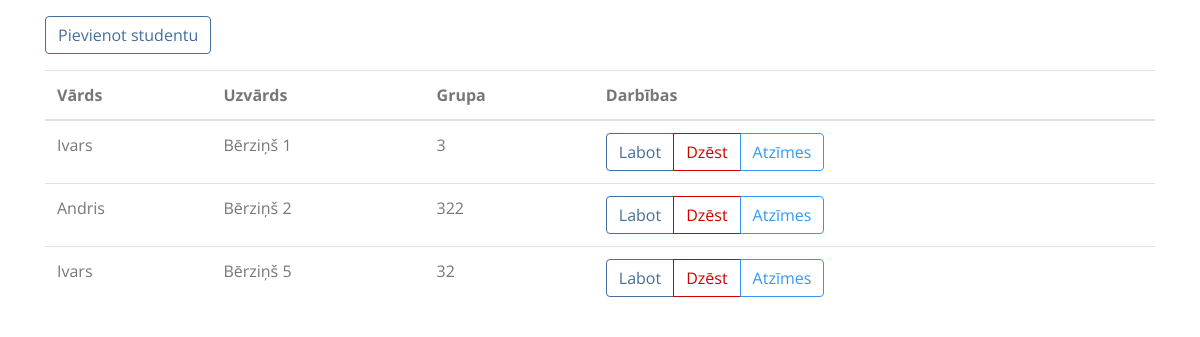
The page / on the database its author committed.
### tables this page shows
CREATE TABLE IF NOT EXISTS `studenti` (
  `id_stud` int(11) NOT NULL AUTO_INCREMENT,
  `vards` varchar(40) NOT NULL,
  `uzvards` varchar(40) NOT NULL,
  `epasts` varchar(45) NOT NULL,
  `grupa` varchar(4) NOT NULL,
  PRIMARY KEY (`id_stud`)
);

### funkcijas.php (called while the page is built, shortened)
<?php
$servername = "localhost";
$username = "root";
$password = "";
$dbname = "ltpc_pv";
$db_charset = "utf8mb4";
$conn = new PDO("mysql:host=$servername;dbname=$dbname;charset=$db_charset", $username, $password);
function getdata(){
	global $conn;
	$sql = "SELECT * FROM `studenti` order by `uzvards` asc, `vards` asc ";
	$results = $conn->prepare($sql);
	$results->execute();
	if ($results->rowCount() > 0) {
		return $results;
	} else {
		return false;
	}
}

### index.php (the view, shortened to what this page needs)
<?php
include 'funkcijas.php';
$results = getdata();
include 'layout.php';
?>
<div class="form-group mt-3">
	<a href="pievienot.php" class="btn btn-outline-primary">Pievienot studentu</a>
</div>
<?php
if($results) :?>
<table class="table table-hover">
  <thead>
    <tr>
      <th scope="col">Vārds</th>
      <th scope="col">Uzvārds</th>
      <th scope="col">Grupa</th>
      <th scope="col">Darbības</th>
    </tr>
  </thead>
  <tbody>
<?php foreach($results as $result) :?>
    <tr>
		<td><?=$result['vards']?></td>
		<td><?=$result['uzvards']?></td>
		<td><?=$result['grupa']?></td>
		<td>
			<div class="btn-group">
				<a href="labot.php?id=<?=$result['id_stud']?>" class="btn btn-outline-primary">Labot</a>
				<button type="submit" class="btn btn-outline-danger" form="dzest<?=$result['id_stud']?>" name="dzest">Dzēst</button>
				<a href="atzimes.php?id=<?=$result['id_stud']?>" class="btn btn-outline-info">Atzīmes</a>
			</div>
		</td>
    </tr>
<?php endforeach;?>
</tbody>
</table>
<?php else: ?>
<p>Nav ievadīts neviens students</p>
<?php endif ?>
<?
include 'footer.php';

### rows shown on the page
studenti: vards "Ivars", uzvards "Bērziņš 1", grupa "3"
studenti: vards "Andris", uzvards "Bērziņš 2", grupa "322"
studenti: vards "Ivars", uzvards "Bērziņš 5", grupa "32"
